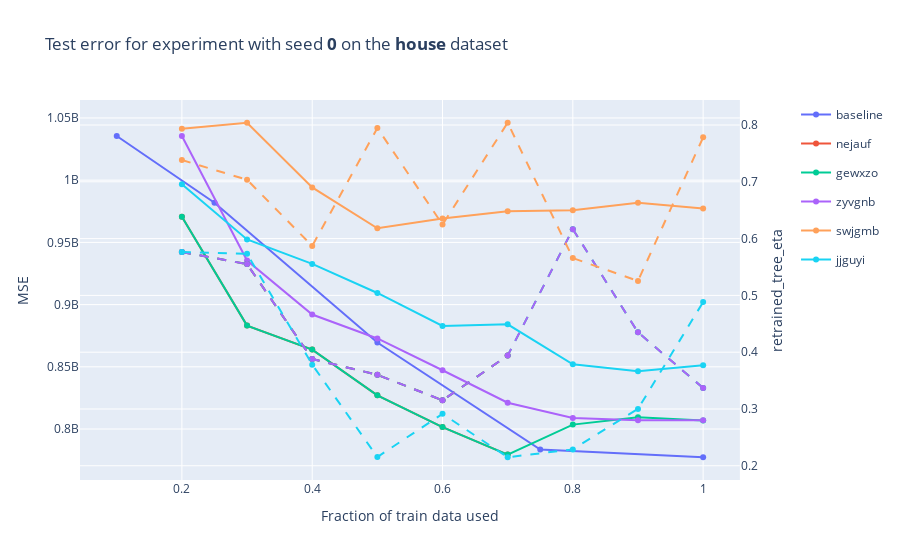
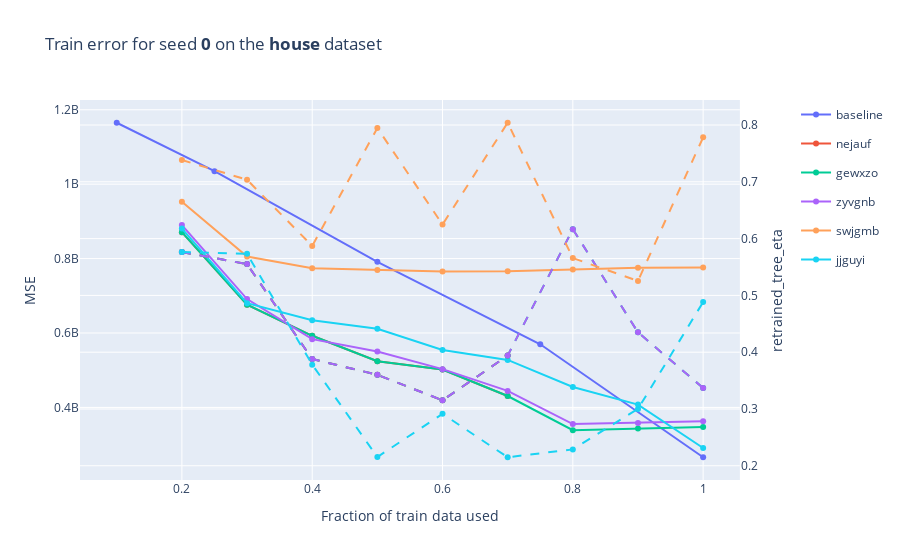
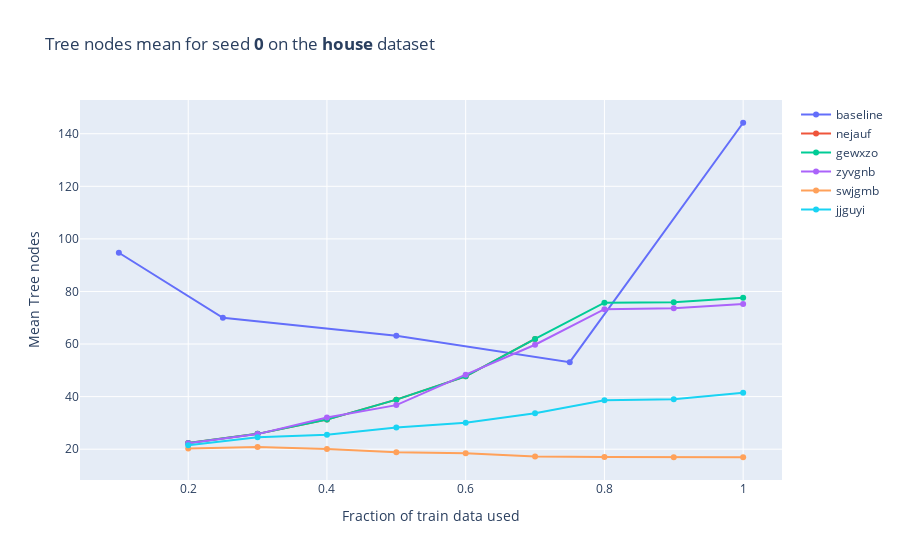
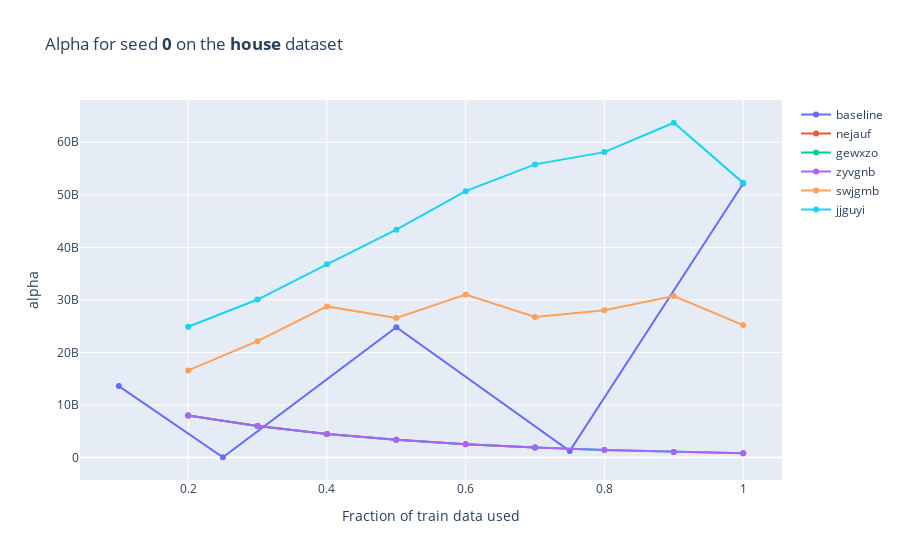

The cell these charts' notebook holds for them, in order:
### Code cell
colors={key: px.colors.qualitative.Plotly[i+1] for i, key in enumerate(experiments_uid)}
fig = go.Figure()
# fig = make_subplots(rows=2, cols=2)
fig = make_subplots(specs=[[{"secondary_y": True}]])
fig.add_trace(go.Scatter(x=baseline_df['config.training_fraction'], y=baseline_df['run.result.baseline.test_error.value'], name='baseline', 
                         line_color=px.colors.qualitative.Plotly[0]))
for experiment_uid, data_df in data_df_dict.items():
    fig.add_trace(go.Scatter(x=data_df['fraction_of_train'], y=data_df['updated_model.test_error'], name='{}'.format(experiment_uid), 
                             legendgroup=experiment_uid, line_color=colors[experiment_uid]), 
                  secondary_y = False)
    fig.add_trace(go.Scatter(x=data_df['fraction_of_train'], y=data_df['updated_model.hyperparameters.retrained_tree_eta'], name='{}'.format(experiment_uid), 
                             legendgroup=experiment_uid, showlegend=False, line_color=colors[experiment_uid],
                            line_dash='dash'), 
                  secondary_y=True)
fig.update_layout(title='Test error for experiment with seed <b>{}</b> on the <b>{}</b> dataset'.format(seed, dataset_name), 
                  xaxis_title='Fraction of train data used', 
                  yaxis_title='MSE')
fig.update_yaxes(title_text='retrained_tree_eta', secondary_y=True)

fig.show()

fig = go.Figure()
fig = make_subplots(specs=[[{"secondary_y": True}]])
fig.add_trace(go.Scatter(x=baseline_df['config.training_fraction'], y=baseline_df['run.result.baseline.train_error.value'], name='baseline',
                        line_color=px.colors.qualitative.Plotly[0]))
for experiment_uid, data_df in data_df_dict.items():
    fig.add_trace(go.Scatter(x=data_df['fraction_of_train'], y=data_df['updated_model.train_error'], name='{}'.format(experiment_uid), 
                             legendgroup=experiment_uid, line_color=colors[experiment_uid]), 
                  secondary_y = False)
    fig.add_trace(go.Scatter(x=data_df['fraction_of_train'], y=data_df['updated_model.hyperparameters.retrained_tree_eta'], name='{}'.format(experiment_uid), 
                             legendgroup=experiment_uid, showlegend=False, line_color=colors[experiment_uid],
                            line_dash='dash'), 
                  secondary_y=True)
fig.update_layout(title='Train error for seed <b>{}</b> on the <b>{}</b> dataset'.format(seed, dataset_name), 
                  xaxis_title='Fraction of train data used', 
                  yaxis_title='MSE')
fig.update_yaxes(title_text='retrained_tree_eta', secondary_y=True)
fig.show()

fig = go.Figure()
fig.add_trace(go.Scatter(x=baseline_df['config.training_fraction'], y=baseline_df['run.result.baseline.forest_statistics.tree_nodes_mean.value'], name='baseline'))
for experiment_uid, data_df in data_df_dict.items():
    fig.add_trace(go.Scatter(x=data_df['fraction_of_train'], y=data_df['updated_model.forest_statistics.tree_nodes_mean'], name='{}'.format(experiment_uid)))
fig.update_layout(title='Tree nodes mean for seed <b>{}</b> on the <b>{}</b> dataset'.format(seed, dataset_name), 
                  xaxis_title='Fraction of train data used', 
                  yaxis_title='Mean Tree nodes')
fig.show()

fig = go.Figure()
fig.add_trace(go.Scatter(x=baseline_df['config.training_fraction'], y=baseline_df['run.result.baseline.hyperparameters.alpha'], name='baseline'))
for experiment_uid, data_df in data_df_dict.items():
    fig.add_trace(go.Scatter(x=data_df['fraction_of_train'], y=data_df['updated_model.hyperparameters.alpha'], name='{}'.format(experiment_uid)))
fig.update_layout(title='Alpha for seed <b>{}</b> on the <b>{}</b> dataset'.format(seed, dataset_name), 
                  xaxis_title='Fraction of train data used', 
                  yaxis_title='alpha')
fig.show()

fig = go.Figure()
fig.add_trace(go.Scatter(x=baseline_df['config.training_fraction'], y=baseline_df['run.result.baseline.hyperparameters.gamma'], name='baseline'))
for experiment_uid, data_df in data_df_dict.items():
    fig.add_trace(go.Scatter(x=data_df['fraction_of_train'], y=data_df['updated_model.hyperparameters.gamma'], name='{}'.format(experiment_uid)))
fig.update_layout(title='gamma for seed <b>{}</b> on the <b>{}</b> dataset'.format(seed, dataset_name), 
                  xaxis_title='Fraction of train data used', 
                  yaxis_title='gamma')
fig.show()

fig = go.Figure()
fig.add_trace(go.Scatter(x=baseline_df['config.training_fraction'], y=baseline_df['run.result.baseline.hyperparameters.soft_tree_depth_limit'], name='baseline'))
for experiment_uid, data_df in data_df_dict.items():
    fig.add_trace(go.Scatter(x=data_df['fraction_of_train'], y=data_df['updated_model.hyperparameters.soft_tree_depth_limit'], name='{}'.format(experiment_uid)))
fig.update_layout(title='soft_tree_depth_limit for seed <b>{}</b> on the <b>{}</b> dataset'.format(seed, dataset_name), 
                  xaxis_title='Fraction of train data used', 
                  yaxis_title='soft_tree_depth_limit')
fig.show()

fig = go.Figure()
fig.add_trace(go.Scatter(x=baseline_df['config.training_fraction'], y=baseline_df['run.result.baseline.hyperparameters.retrained_tree_eta'], name='baseline'))
for experiment_uid, data_df in data_df_dict.items():
    fig.add_trace(go.Scatter(x=data_df['fraction_of_train'], y=data_df['updated_model.hyperparameters.retrained_tree_eta'], name='{}'.format(experiment_uid)))
fig.update_layout(title='retrained_tree_eta for seed <b>{}</b> on the <b>{}</b> dataset'.format(seed, dataset_name), 
                  xaxis_title='Fraction of train data used', 
                  yaxis_title='retrained_tree_eta')
fig.show()

fig = go.Figure()
fig.add_trace(go.Scatter(x=baseline_df['config.training_fraction'], y=baseline_df['run.result.baseline.hyperparameters.lambda'], name='baseline'))
for experiment_uid, data_df in data_df_dict.items():
    fig.add_trace(go.Scatter(x=data_df['fraction_of_train'], y=data_df['updated_model.hyperparameters.lambda'], name='{}'.format(experiment_uid)))
fig.update_layout(title='lambda for seed <b>{}</b> on the <b>{}</b> dataset'.format(seed, dataset_name), 
                  xaxis_title='Fraction of train data used', 
                  yaxis_title='lambda')
fig.show()

### Figure 1 — Plotly figure (JSON) as saved in the notebook; plotly's stock layout.template omitted (floating-point values rounded to 4 significant figures)
{"data": [{"line": {"color": "#636EFA"}, "name": "baseline", "type": "scatter", "x": [0.1, 0.25, 0.5, 0.75, 1], "y": [1035000000.0, 981900000.0, 869500000.0, 783500000.0, 777300000.0]}, {"legendgroup": "nejauf", "line": {"color": "#EF553B"}, "name": "nejauf", "type": "scatter", "x": [0.2, 0.3, 0.4, 0.5, 0.6, 0.7], "xaxis": "x", "y": [970600000.0, 883100000.0, 863800000.0, 827100000.0, 801600000.0, 779500000.0], "yaxis": "y"}, {"legendgroup": "nejauf", "line": {"color": "#EF553B", "dash": "dash"}, "name": "nejauf", "showlegend": false, "type": "scatter", "x": [0.2, 0.3, 0.4, 0.5, 0.6, 0.7], "xaxis": "x", "y": [0.5764, 0.5551, 0.3879, 0.3602, 0.3152, 0.394], "yaxis": "y2"}, {"legendgroup": "gewxzo", "line": {"color": "#00CC96"}, "name": "gewxzo", "type": "scatter", "x": [0.2, 0.3, 0.4, 0.5, 0.6, 0.7, 0.8, 0.9, 1], "xaxis": "x", "y": [970600000.0, 883100000.0, 863800000.0, 827100000.0, 801600000.0, 779500000.0, 803600000.0, 809500000.0, 806800000.0], "yaxis": "y"}, {"legendgroup": "gewxzo", "line": {"color": "#00CC96", "dash": "dash"}, "name": "gewxzo", "showlegend": false, "type": "scatter", "x": [0.2, 0.3, 0.4, 0.5, 0.6, 0.7, 0.8, 0.9, 1], "xaxis": "x", "y": [0.5764, 0.5551, 0.3879, 0.3602, 0.3152, 0.394, 0.6166, 0.435, 0.337], "yaxis": "y2"}, {"legendgroup": "zyvgnb", "line": {"color": "#AB63FA"}, "name": "zyvgnb", "type": "scatter", "x": [0.2, 0.3, 0.4, 0.5, 0.6, 0.7, 0.8, 0.9, 1], "xaxis": "x", "y": [1035000000.0, 935400000.0, 892000000.0, 872800000.0, 847200000.0, 821100000.0, 808800000.0, 807000000.0, 807000000.0], "yaxis": "y"}, {"legendgroup": "zyvgnb", "line": {"color": "#AB63FA", "dash": "dash"}, "name": "zyvgnb", "showlegend": false, "type": "scatter", "x": [0.2, 0.3, 0.4, 0.5, 0.6, 0.7, 0.8, 0.9, 1], "xaxis": "x", "y": [0.5764, 0.5551, 0.3879, 0.3602, 0.3152, 0.394, 0.6166, 0.435, 0.337], "yaxis": "y2"}, {"legendgroup": "swjgmb", "line": {"color": "#FFA15A"}, "name": "swjgmb", "type": "scatter", "x": [0.2, 0.3, 0.4, 0.5, 0.6, 0.7, 0.8, 0.9, 1], "xaxis": "x", "y": [1041000000.0, 1046000000.0, 994200000.0, 961400000.0, 969300000.0, 975100000.0, 975800000.0, 981800000.0, 977300000.0], "yaxis": "y"}, {"legendgroup": "swjgmb", "line": {"color": "#FFA15A", "dash": "dash"}, "name": "swjgmb", "showlegend": false, "type": "scatter", "x": [0.2, 0.3, 0.4, 0.5, 0.6, 0.7, 0.8, 0.9, 1], "xaxis": "x", "y": [0.7384, 0.7036, 0.5872, 0.7947, 0.6248, 0.804, 0.5658, 0.5254, 0.7783], "yaxis": "y2"}, {"legendgroup": "jjguyi", "line": {"color": "#19D3F3"}, "name": "jjguyi", "type": "scatter", "x": [0.2, 0.3, 0.4, 0.5, 0.6, 0.7, 0.8, 0.9, 1], "xaxis": "x", "y": [996800000.0, 952300000.0, 932700000.0, 909400000.0, 882900000.0, 884100000.0, 852000000.0, 846400000.0, 851300000.0], "yaxis": "y"}, {"legendgroup": "jjguyi", "line": {"color": "#19D3F3", "dash": "dash"}, "name": "jjguyi", "showlegend": false, "type": "scatter", "x": [0.2, 0.3, 0.4, 0.5, 0.6, 0.7, 0.8, 0.9, 1], "xaxis": "x", "y": [0.5764, 0.5731, 0.3781, 0.2154, 0.2914, 0.215, 0.2288, 0.3001, 0.4883], "yaxis": "y2"}], "layout": {"title": {"text": "Test error for experiment with seed <b>0</b> on the <b>house</b> dataset"}, "xaxis": {"anchor": "y", "domain": [0, 0.94], "title": {"text": "Fraction of train data used"}}, "yaxis": {"anchor": "x", "domain": [0, 1], "title": {"text": "MSE"}}, "yaxis2": {"anchor": "x", "overlaying": "y", "side": "right", "title": {"text": "retrained_tree_eta"}}}}

### Figure 2 — Plotly figure (JSON) as saved in the notebook; plotly's stock layout.template omitted (floating-point values rounded to 4 significant figures)
{"data": [{"line": {"color": "#636EFA"}, "name": "baseline", "type": "scatter", "x": [0.1, 0.25, 0.5, 0.75, 1], "y": [1165000000.0, 1035000000.0, 791200000.0, 569700000.0, 266000000.0]}, {"legendgroup": "nejauf", "line": {"color": "#EF553B"}, "name": "nejauf", "type": "scatter", "x": [0.2, 0.3, 0.4, 0.5, 0.6, 0.7], "xaxis": "x", "y": [871100000.0, 676000000.0, 592500000.0, 524100000.0, 501700000.0, 430600000.0], "yaxis": "y"}, {"legendgroup": "nejauf", "line": {"color": "#EF553B", "dash": "dash"}, "name": "nejauf", "showlegend": false, "type": "scatter", "x": [0.2, 0.3, 0.4, 0.5, 0.6, 0.7], "xaxis": "x", "y": [0.5764, 0.5551, 0.3879, 0.3602, 0.3152, 0.394], "yaxis": "y2"}, {"legendgroup": "gewxzo", "line": {"color": "#00CC96"}, "name": "gewxzo", "type": "scatter", "x": [0.2, 0.3, 0.4, 0.5, 0.6, 0.7, 0.8, 0.9, 1], "xaxis": "x", "y": [871100000.0, 676000000.0, 592500000.0, 524100000.0, 501700000.0, 430600000.0, 338800000.0, 343400000.0, 347300000.0], "yaxis": "y"}, {"legendgroup": "gewxzo", "line": {"color": "#00CC96", "dash": "dash"}, "name": "gewxzo", "showlegend": false, "type": "scatter", "x": [0.2, 0.3, 0.4, 0.5, 0.6, 0.7, 0.8, 0.9, 1], "xaxis": "x", "y": [0.5764, 0.5551, 0.3879, 0.3602, 0.3152, 0.394, 0.6166, 0.435, 0.337], "yaxis": "y2"}, {"legendgroup": "zyvgnb", "line": {"color": "#AB63FA"}, "name": "zyvgnb", "type": "scatter", "x": [0.2, 0.3, 0.4, 0.5, 0.6, 0.7, 0.8, 0.9, 1], "xaxis": "x", "y": [890100000.0, 691300000.0, 583500000.0, 550200000.0, 502900000.0, 444300000.0, 355300000.0, 358400000.0, 362500000.0], "yaxis": "y"}, {"legendgroup": "zyvgnb", "line": {"color": "#AB63FA", "dash": "dash"}, "name": "zyvgnb", "showlegend": false, "type": "scatter", "x": [0.2, 0.3, 0.4, 0.5, 0.6, 0.7, 0.8, 0.9, 1], "xaxis": "x", "y": [0.5764, 0.5551, 0.3879, 0.3602, 0.3152, 0.394, 0.6166, 0.435, 0.337], "yaxis": "y2"}, {"legendgroup": "swjgmb", "line": {"color": "#FFA15A"}, "name": "swjgmb", "type": "scatter", "x": [0.2, 0.3, 0.4, 0.5, 0.6, 0.7, 0.8, 0.9, 1], "xaxis": "x", "y": [952800000.0, 805400000.0, 774300000.0, 769400000.0, 765500000.0, 765700000.0, 770600000.0, 775100000.0, 775900000.0], "yaxis": "y"}, {"legendgroup": "swjgmb", "line": {"color": "#FFA15A", "dash": "dash"}, "name": "swjgmb", "showlegend": false, "type": "scatter", "x": [0.2, 0.3, 0.4, 0.5, 0.6, 0.7, 0.8, 0.9, 1], "xaxis": "x", "y": [0.7384, 0.7036, 0.5872, 0.7947, 0.6248, 0.804, 0.5658, 0.5254, 0.7783], "yaxis": "y2"}, {"legendgroup": "jjguyi", "line": {"color": "#19D3F3"}, "name": "jjguyi", "type": "scatter", "x": [0.2, 0.3, 0.4, 0.5, 0.6, 0.7, 0.8, 0.9, 1], "xaxis": "x", "y": [880600000.0, 680100000.0, 634000000.0, 611100000.0, 554400000.0, 527600000.0, 454900000.0, 407600000.0, 290900000.0], "yaxis": "y"}, {"legendgroup": "jjguyi", "line": {"color": "#19D3F3", "dash": "dash"}, "name": "jjguyi", "showlegend": false, "type": "scatter", "x": [0.2, 0.3, 0.4, 0.5, 0.6, 0.7, 0.8, 0.9, 1], "xaxis": "x", "y": [0.5764, 0.5731, 0.3781, 0.2154, 0.2914, 0.215, 0.2288, 0.3001, 0.4883], "yaxis": "y2"}], "layout": {"title": {"text": "Train error for seed <b>0</b> on the <b>house</b> dataset"}, "xaxis": {"anchor": "y", "domain": [0, 0.94], "title": {"text": "Fraction of train data used"}}, "yaxis": {"anchor": "x", "domain": [0, 1], "title": {"text": "MSE"}}, "yaxis2": {"anchor": "x", "overlaying": "y", "side": "right", "title": {"text": "retrained_tree_eta"}}}}

### Figure 3 — Plotly figure (JSON) as saved in the notebook; plotly's stock layout.template omitted (floating-point values rounded to 4 significant figures)
{"data": [{"name": "baseline", "type": "scatter", "x": [0.1, 0.25, 0.5, 0.75, 1], "y": [94.73, 70, 63.14, 53.12, 144.2]}, {"name": "nejauf", "type": "scatter", "x": [0.2, 0.3, 0.4, 0.5, 0.6, 0.7], "y": [22.32, 25.84, 31.26, 38.85, 47.71, 61.93]}, {"name": "gewxzo", "type": "scatter", "x": [0.2, 0.3, 0.4, 0.5, 0.6, 0.7, 0.8, 0.9, 1], "y": [22.32, 25.84, 31.26, 38.85, 47.71, 61.93, 75.73, 75.92, 77.6]}, {"name": "zyvgnb", "type": "scatter", "x": [0.2, 0.3, 0.4, 0.5, 0.6, 0.7, 0.8, 0.9, 1], "y": [22.24, 25.74, 32.04, 36.77, 48.34, 59.73, 73.25, 73.66, 75.27]}, {"name": "swjgmb", "type": "scatter", "x": [0.2, 0.3, 0.4, 0.5, 0.6, 0.7, 0.8, 0.9, 1], "y": [20.28, 20.87, 20.12, 18.88, 18.43, 17.2, 17.05, 16.96, 16.94]}, {"name": "jjguyi", "type": "scatter", "x": [0.2, 0.3, 0.4, 0.5, 0.6, 0.7, 0.8, 0.9, 1], "y": [21.54, 24.52, 25.49, 28.29, 30.06, 33.68, 38.59, 38.97, 41.43]}], "layout": {"title": {"text": "Tree nodes mean for seed <b>0</b> on the <b>house</b> dataset"}, "xaxis": {"title": {"text": "Fraction of train data used"}}, "yaxis": {"title": {"text": "Mean Tree nodes"}}}}

### Figure 4 — Plotly figure (JSON) as saved in the notebook; plotly's stock layout.template omitted (floating-point values rounded to 4 significant figures)
{"data": [{"name": "baseline", "type": "scatter", "x": [0.1, 0.25, 0.5, 0.75, 1], "y": [13600000000.0, 62370000.0, 24820000000.0, 1229000000.0, 52140000000.0]}, {"name": "nejauf", "type": "scatter", "x": [0.2, 0.3, 0.4, 0.5, 0.6, 0.7], "y": [8017000000.0, 6013000000.0, 4510000000.0, 3382000000.0, 2537000000.0, 1903000000.0]}, {"name": "gewxzo", "type": "scatter", "x": [0.2, 0.3, 0.4, 0.5, 0.6, 0.7, 0.8, 0.9, 1], "y": [8017000000.0, 6013000000.0, 4510000000.0, 3382000000.0, 2537000000.0, 1903000000.0, 1427000000.0, 1070000000.0, 802600000.0]}, {"name": "zyvgnb", "type": "scatter", "x": [0.2, 0.3, 0.4, 0.5, 0.6, 0.7, 0.8, 0.9, 1], "y": [8017000000.0, 6013000000.0, 4510000000.0, 3382000000.0, 2537000000.0, 1903000000.0, 1427000000.0, 1070000000.0, 802600000.0]}, {"name": "swjgmb", "type": "scatter", "x": [0.2, 0.3, 0.4, 0.5, 0.6, 0.7, 0.8, 0.9, 1], "y": [16590000000.0, 22140000000.0, 28770000000.0, 26550000000.0, 31050000000.0, 26750000000.0, 28030000000.0, 30730000000.0, 25210000000.0]}, {"name": "jjguyi", "type": "scatter", "x": [0.2, 0.3, 0.4, 0.5, 0.6, 0.7, 0.8, 0.9, 1], "y": [24900000000.0, 30080000000.0, 36780000000.0, 43360000000.0, 50700000000.0, 55790000000.0, 58130000000.0, 63720000000.0, 52280000000.0]}], "layout": {"title": {"text": "Alpha for seed <b>0</b> on the <b>house</b> dataset"}, "xaxis": {"title": {"text": "Fraction of train data used"}}, "yaxis": {"title": {"text": "alpha"}}}}
